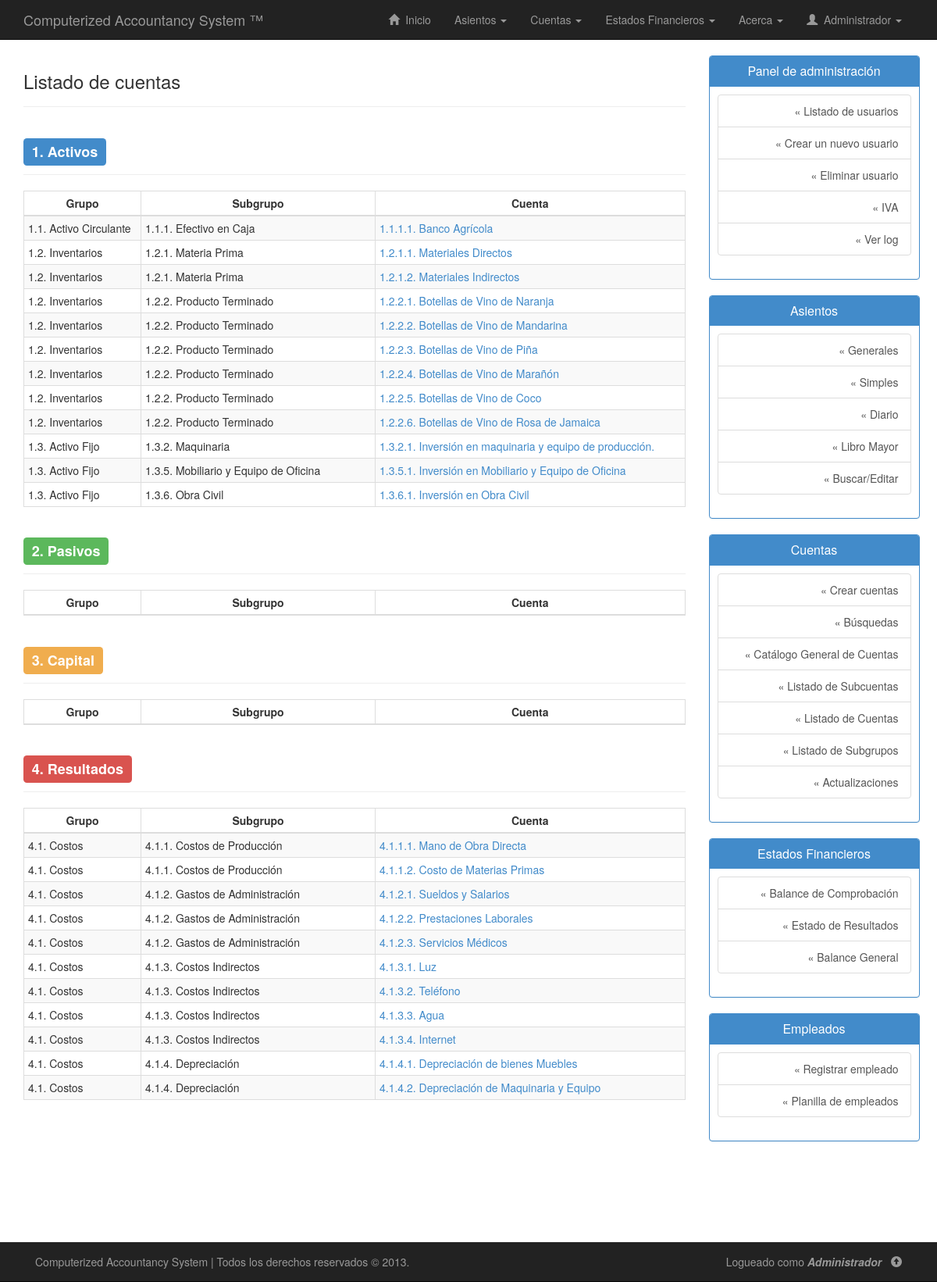
The page /casv2-master/php/listar-cuentas.php (signed in) on the database its author committed.
### tables this page shows
CREATE TABLE IF NOT EXISTS `cuentas` (
  `codigo_cuenta` varchar(20) NOT NULL,
  `subgrupo` varchar(20) DEFAULT NULL,
  `nombre_cuenta` varchar(50) NOT NULL,
  `tiene_subcuenta` enum('Si','No') NOT NULL,
  `descripcion_cuenta` varchar(255) DEFAULT NULL,
  `saldo_debe` double NOT NULL,
  `saldo_haber` double NOT NULL,
  PRIMARY KEY (`codigo_cuenta`),
  KEY `subgrupo` (`subgrupo`)
);

### casv2-master/php/listar-cuentas.php (the view, shortened to what this page needs)
<!DOCTYPE html>
<html lang="es">
<head>
	<link rel="stylesheet" type="text/css" href="../css/bootstrap.min.css"/>
	<link rel="stylesheet" type="text/css" href="../css/estilos.css"/>
</head>
<body>
	<?php include("nav.php"); ?>
	<div class="container" id="contenido">
		<div class="row row-offcanvas row-offcanvas-right">
			<div class="col-xs-12 col-sm-9">
				<div class="page-header">
        			<h3>Listado de cuentas</h3>
        		</div>
        		<div class="row">
        			<div class="col-lg-12">
        				<div class="page-header">
        					<h3><span class="label label-primary">1. Activos</span></h3>
        				</div>
        				<?php
        					$consulta = "SELECT d.codigo_cuenta as id,
        								CONCAT_WS('. ', b.`codigo_grupo`, b.`nombre_grupo`) AS Grupo,
        								CONCAT_WS('. ', c.`codigo_subgrupo`, c.`nombre_subgrupo`) AS Subgrupo,
        								CONCAT_WS('. ', d.`codigo_cuenta`, d.`nombre_cuenta`) AS Cuenta
        								FROM
        								clasificaciones a,
        								grupos b,
        								subgrupos c,
        								cuentas d
        								WHERE
        								d.`subgrupo`=c.`codigo_subgrupo` AND
        								c.`grupo`=b.`codigo_grupo` AND
        								b.`clasificacion`=a.`codigo_clasificacion` AND
        								a.`codigo_clasificacion`=1";
        					$ejecutar_consulta = $conexion->query($consulta);
        					echo "<div>";
							echo "<table class='table table-hover table-bordered table-striped  table-condensed table-responsive text-left'>";
                            echo "<thead>";
                            echo "<tr>";
                            echo "<th width='150px' class='text-center'>Grupo</th>";
                            echo "<th width='300px' class='text-center'>Subgrupo</th>";
                            echo "<th class='text-center'>Cuenta</th>";
                            echo "</tr>";
                            echo "</thead>";
                            echo "<tbody>";
                            while($registro = $ejecutar_consulta->fetch_assoc()){
                                $codigo_cuenta = $registro["id"];
                                echo "<tr>";
                                echo "<td>".utf8_encode($registro["Grupo"])."</td>";
                                echo "<td>".utf8_encode($registro["Subgrupo"])."</td>";
                                echo "<td><a href='detalle-cuenta.php?cuenta=$codigo_cuenta'>".utf8_encode($registro["Cuenta"])."</a></td>";
                                echo "</tr>";
                            }
                            echo "</tbody>";
                            echo "</table>";
                            echo "</div>";
        				?>
        			</div>
        		</div>
        		<div class="row">
                    <div class="col-lg-12">
                        <div class="page-header">
                            <h3><span class="label label-success">2. Pasivos</span></h3>
                        </div>
                        <?php
                            echo "<div>";
                            echo "<table class='table table-hover table-bordered table-striped  table-condensed table-responsive text-left'>";
                            echo "<thead>";
                            echo "<tr>";
                            echo "<th width='150px' class='text-center'>Grupo</th>";
                            echo "<th width='300px' class='text-center'>Subgrupo</th>";
                            echo "<th class='text-center'>Cuenta</th>";
                            echo "</tr>";
                            echo "</thead>";
                            echo "</table>";
                            echo "</div>";
                        ?>
                    </div>
                </div>
        		<div class="row">
                    <div class="col-lg-12">
                        <div class="page-header">
                            <h3><span class="label label-warning">3. Capital</span></h3>
                        </div>
                        <?php
                            echo "<div>";
                            echo "<table class='table table-hover table-bordered table-striped  table-condensed table-responsive text-left'>";
                            echo "<thead>";
                            echo "<tr>";
                            echo "<th width='150px' class='text-center'>Grupo</th>";
                            echo "<th width='300px' class='text-center'>Subgrupo</th>";
                            echo "<th class='text-center'>Cuenta</th>";
                            echo "</tr>";
                            echo "</thead>";
                            echo "</table>";
                            echo "</div>";
                        ?>
                    </div>
                </div>
        		<div class="row">
                    <div class="col-lg-12">
                        <div class="page-header">
                            <h3><span class="label label-danger">4. Resultados</span></h3>
                        </div>
                        <?php
                            $consulta = "SELECT d.codigo_cuenta as id,
                                        CONCAT_WS('. ', b.`codigo_grupo`, b.`nombre_grupo`) AS Grupo,
                                        CONCAT_WS('. ', c.`codigo_subgrupo`, c.`nombre_subgrupo`) AS Subgrupo,
                                        CONCAT_WS('. ', d.`codigo_cuenta`, d.`nombre_cuenta`) AS Cuenta
                                        FROM
                                        clasificaciones a,
                                        grupos b,
                                        subgrupos c,
                                        cuentas d
                                        WHERE
                                        d.`subgrupo`=c.`codigo_subgrupo` AND
                                        c.`grupo`=b.`codigo_grupo` AND
                                        b.`clasificacion`=a.`codigo_clasificacion` AND
                                        a.`codigo_clasificacion`=4";
                            $ejecutar_consulta = $conexion->query($consulta);
                            echo "<div>";
                            echo "<table class='table table-hover table-bordered table-striped  table-condensed table-responsive text-left'>";
                            echo "<thead>";
                            echo "<tr>";
                            echo "<th width='150px' class='text-center'>Grupo</th>";
                            echo "<th width='300px' class='text-center'>Subgrupo</th>";
                            echo "<th class='text-center'>Cuenta</th>";
                            echo "</tr>";
                            echo "</thead>";
                            echo "<tbody>";
                            while($registro = $ejecutar_consulta->fetch_assoc()){
                                $codigo_cuenta = $registro["id"];
                                echo "<tr>";
                                echo "<td>".utf8_encode($registro["Grupo"])."</td>";
                                echo "<td>".utf8_encode($registro["Subgrupo"])."</td>";
                                echo "<td><a href='detalle-cuenta.php?cuenta=$codigo_cuenta'>".utf8_encode($registro["Cuenta"])."</a></td>";
                                echo "</tr>";
                            }
                            echo "</tbody>";
                            echo "</table>";
                            echo "</div>";
                        ?>
                    </div>
                </div>
        	</div>
        	<?php include("sidebar.php"); ?>
        </div>
    </div>
	<?php include("footer.php"); ?>
</body>
</html>

### casv2-master/css/estilos.css (style rules this page uses)
body { background: #fff; margin-bottom: 80px; }
.page-header { margin-top: 0; }
#contenido { padding-bottom: 80px; }
table { background: #FFF; }
a { -ms-transition: all 0.25s ease-in; -moz-transition: all 0.25s ease-in; -o-transition: all 0.25s ease-in; -webkit-transition: all 0.25s ease-in; transition: all 0.25s ease-in; }

### rows shown on the page
cuentas: Grupo "1.1. Activo Circulante", Subgrupo "1.1.1. Efectivo en Caja", Cuenta "1.1.1.1. Banco Agrícola"
cuentas: Grupo "1.2. Inventarios", Subgrupo "1.2.1. Materia Prima", Cuenta "1.2.1.1. Materiales Directos"
cuentas: Grupo "1.2. Inventarios", Subgrupo "1.2.1. Materia Prima", Cuenta "1.2.1.2. Materiales Indirectos"
cuentas: Grupo "1.2. Inventarios", Subgrupo "1.2.2. Producto Terminado", Cuenta "1.2.2.1. Botellas de Vino de Naranja"
cuentas: Grupo "1.2. Inventarios", Subgrupo "1.2.2. Producto Terminado", Cuenta "1.2.2.2. Botellas de Vino de Mandarina"
cuentas: Grupo "1.2. Inventarios", Subgrupo "1.2.2. Producto Terminado", Cuenta "1.2.2.3. Botellas de Vino de Piña"
cuentas: Grupo "1.2. Inventarios", Subgrupo "1.2.2. Producto Terminado", Cuenta "1.2.2.4. Botellas de Vino de Marañón"
cuentas: Grupo "1.2. Inventarios", Subgrupo "1.2.2. Producto Terminado", Cuenta "1.2.2.5. Botellas de Vino de Coco"
cuentas: Grupo "1.2. Inventarios", Subgrupo "1.2.2. Producto Terminado", Cuenta "1.2.2.6. Botellas de Vino de Rosa de Jamaica"
cuentas: Grupo "1.3. Activo Fijo", Subgrupo "1.3.2. Maquinaria", Cuenta "1.3.2.1. Inversión en maquinaria y equipo de producción."
cuentas: Grupo "1.3. Activo Fijo", Subgrupo "1.3.5. Mobiliario y Equipo de Oficina", Cuenta "1.3.5.1. Inversión en Mobiliario y Equipo de Oficina"
cuentas: Grupo "1.3. Activo Fijo", Subgrupo "1.3.6. Obra Civil", Cuenta "1.3.6.1. Inversión en Obra Civil"
cuentas: Grupo "4.1. Costos", Subgrupo "4.1.1. Costos de Producción", Cuenta "4.1.1.1. Mano de Obra Directa"
cuentas: Grupo "4.1. Costos", Subgrupo "4.1.1. Costos de Producción", Cuenta "4.1.1.2. Costo de Materias Primas"
cuentas: Grupo "4.1. Costos", Subgrupo "4.1.2. Gastos de Administración", Cuenta "4.1.2.1. Sueldos y Salarios"
cuentas: Grupo "4.1. Costos", Subgrupo "4.1.2. Gastos de Administración", Cuenta "4.1.2.2. Prestaciones Laborales"
cuentas: Grupo "4.1. Costos", Subgrupo "4.1.2. Gastos de Administración", Cuenta "4.1.2.3. Servicios Médicos"
cuentas: Grupo "4.1. Costos", Subgrupo "4.1.3. Costos Indirectos", Cuenta "4.1.3.1. Luz"
cuentas: Grupo "4.1. Costos", Subgrupo "4.1.3. Costos Indirectos", Cuenta "4.1.3.2. Teléfono"
cuentas: Grupo "4.1. Costos", Subgrupo "4.1.3. Costos Indirectos", Cuenta "4.1.3.3. Agua"
cuentas: Grupo "4.1. Costos", Subgrupo "4.1.3. Costos Indirectos", Cuenta "4.1.3.4. Internet"
cuentas: Grupo "4.1. Costos", Subgrupo "4.1.4. Depreciación", Cuenta "4.1.4.1. Depreciación de bienes Muebles"
cuentas: Grupo "4.1. Costos", Subgrupo "4.1.4. Depreciación", Cuenta "4.1.4.2. Depreciación de Maquinaria y Equipo"

### other values the page prints
$_SESSION['usuario'] "Administrador"
$_SESSION["usuario"] "Administrador"
